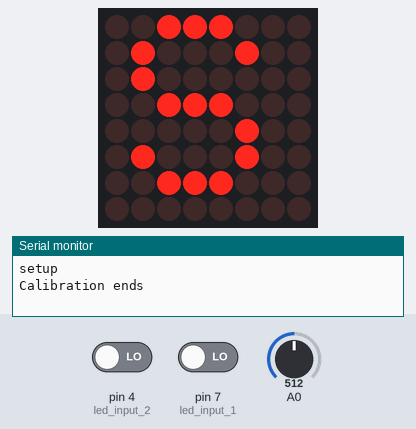
Bench run of a sketch on a simulated Arduino Uno, built with avr-gcc and run on an emulated ATmega328P. On the bench: 8×8 LED matrix, the last lines printed to the serial monitor. Inputs (shaded band) come from the test bench; at power-on: pin 4 (led_input_2) LOW, A0 = 512, pin 7 (led_input_1) LOW. Random numbers use the default seed unless the sketch sets one.

Above: at 2.0 s.
2.1 s: pin 4 (led_input_2) driven HIGH
4.5 s: A0 set to 716
7.6 s: pin 7 (led_input_1) driven HIGH
At 8.28 s:
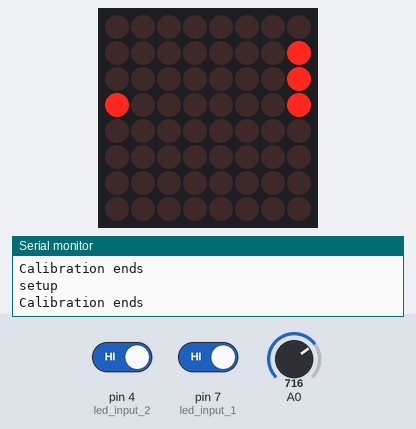
9.4 s: A0 set to 900
At 16.49 s:
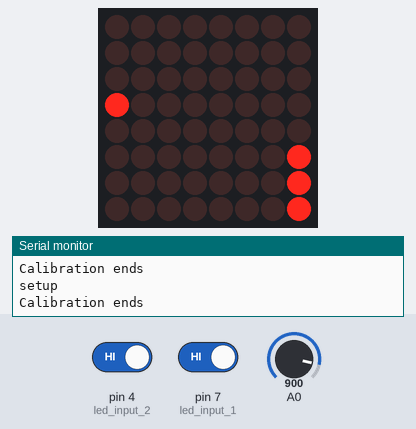
18.3 s: pin 4 (led_input_2) driven LOW
At 24.19 s:
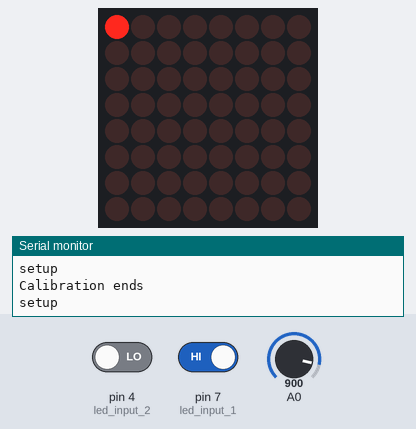
26.7 s: A0 set to 40
At 32.42 s:
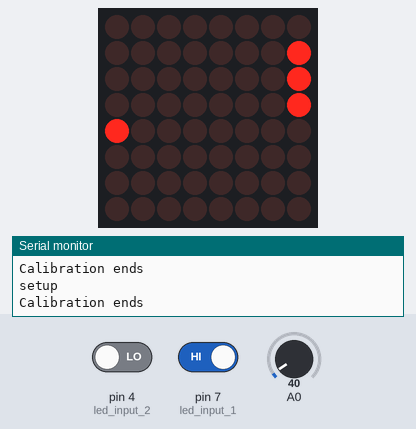

The sketch:

Cutie_Hack.ino
```cpp
#include "LedControlMS.h"
#define NBR_MTX 1

//too use with the button
int led_input_1;
int led_input_2;

int player_pos;
long game_speed;
//game loop variable
bool checker;

int enemy_level;

int score;

unsigned long game_time;

//byte values for enemy movement
byte enemy_bytes[]=
  {
  //2 long enemies
  B00000011,
  B00000110,
  B00001100,
  B00011000,
  B00110000,
  B01100000,
  B11000000,
  //3 long enemies
  B00000111,
  B00001110,
  B00011100,
  B00111000,
  B01110000,
  B11100000,
  };

byte enemy_byte_clear;

//enemy initializes for random enemy spawning
int enemy_byte_random;

//set the LEDControl Variable to be using a single led matrix
LedControl lc = LedControl(12,11,10,1);

void setup() {
  randomSeed(analogRead(0));
  //LedControl lc = LedControl(12,11,10,NBR_MTX);

  //setting up variables
  led_input_1 = 7;
  led_input_2 = 4;
  player_pos = 3;
  game_speed = 150;
  checker = true;
  enemy_level = 7;
  score = 0;
  enemy_byte_clear = B00000000;


  game_time = 0;
  //set timers for increasing game speed
  //timer.setInterval(100,game_speed_increase(game_speed));

  //set up button input
  pinMode(led_input_1,INPUT);
  pinMode(led_input_2,INPUT);


  //LedControl lc = LedControl(12,11,10,NBR_MTX);
  Serial.begin(9600);
  Serial.println("setup");
  //wake up led matrix
  lc.shutdown(0,false);
  //brightness at medium
  lc.setIntensity(0,8);
  //clear the display
  lc.clearDisplay(0);
  //delay(600);
  //setled arguments (coordinates(only rightmost (x,y) and true)


  enemy_byte_random = random(0,13);

  calibration();
  //loop();
}


void calibration(){
  //calibration

  lc.setLed(0,0,0,true);
  delay(100);

  lc.setLed(0,0,7,true);
  delay(100);

  lc.setLed(0,7,0,true);
  delay(100);

  lc.setLed(0,7,7,true);
  delay(100);

  lc.setLed(0,0,0,false);
  delay(100);

  lc.setLed(0,0,7,false);
  delay(100);

  lc.setLed(0,7,0,false);
  delay(100);

  lc.setLed(0,7,7,false);
  delay(100);
  //calibration ends
  Serial.println("Calibration ends");
  lc.setLed(0,player_pos,0,true);

}


//right input
  void right_input(){
    if (digitalRead(led_input_1) == HIGH){
    //out of bounds checking
    if (player_pos + 1 >7){
      NULL;
    }
    else{
    lc.setLed(0,player_pos,0,false);
    player_pos ++;
    lc.setLed(0,player_pos,0,true);
      }
    }
  }


void left_input(){
  if (digitalRead(led_input_2) == HIGH){
    //out of bounds checking
    if (player_pos - 1 < 0){
      NULL;
    }
    else{
    lc.setLed(0,player_pos,0,false);
    player_pos --;
    lc.setLed(0,player_pos,0,true);
    }
  }
}

void collision(){
   if (enemy_level == 0){

    if (enemy_bytes[enemy_byte_random] == B00000011 && (player_pos == 6 || player_pos == 7)){
      game_over();
      checker = false;
    }
    else if (enemy_bytes[enemy_byte_random] == B00000110 && (player_pos == 5 || player_pos == 6)){
      game_over();
      checker = false;
    }
    else if (enemy_bytes[enemy_byte_random] == B00001100 && (player_pos == 4 || player_pos == 5)){
      game_over();
      checker = false;
    }
    else if (enemy_bytes[enemy_byte_random] == B00011000 && (player_pos == 3 || player_pos == 4)){
      game_over();
      checker = false;
    }
    else if (enemy_bytes[enemy_byte_random] == B00110000 && (player_pos == 2 || player_pos == 3)){
      game_over();
      checker = false;
    }
    else if (enemy_bytes[enemy_byte_random] == B01100000 && (player_pos == 1 || player_pos == 2)){
      game_over();
      checker = false;
    }
    else if (enemy_bytes[enemy_byte_random] == B11000000 && (player_pos == 0 || player_pos == 1)){
      game_over();
      checker = false;
    }

    else if (enemy_bytes[enemy_byte_random] == B00000111 && (player_pos == 5 || player_pos == 6 || player_pos == 7)){
      game_over();
      checker = false;
    }
    else if (enemy_bytes[enemy_byte_random] == B00001110 && (player_pos == 4 || player_pos == 5 || (player_pos == 6))){
      game_over();
      checker = false;
    }
    else if (enemy_bytes[enemy_byte_random] == B00011100 && (player_pos == 3 || player_pos == 4 || player_pos == 5)){
      game_over();
      checker = false;
    }
    else if (enemy_bytes[enemy_byte_random] == B00111000 && (player_pos == 2 || player_pos == 3 || player_pos == 4)){
      game_over();
      checker = false;
    }
    else if (enemy_bytes[enemy_byte_random] == B01110000 && (player_pos == 1 || player_pos == 2 || player_pos == 3)){
      game_over();
      checker = false;
    }
    else if (enemy_bytes[enemy_byte_random] == B11100000 && (player_pos == 0 || player_pos == 1 || player_pos == 2)){
      game_over();
      checker = false;
    }
    //end of collision testing
  }
}


void loop() {
  while (checker){
  //PLAYER INPUT
  right_input();
  left_input();

  //Moving enemies and checking for collision
  lc.setColumn(0,enemy_level,enemy_bytes[enemy_byte_random]);
  lc.setLed(0,player_pos,0,true);

  //NEED THIS TO DECIDE GAME SPEED
  delay(game_speed);
  lc.setColumn(0,enemy_level,enemy_byte_clear);
  enemy_level --;

  //WHEN ENEMY OBJECTS GO OFF SCREEN HAVE THIS
  if (enemy_level < 0){
    enemy_level = 7;
    enemy_byte_random = random(0,13);
    score ++;
  }

  //COLLISION TESTING
  collision();


  //increase game_speed based on time elapsed
  if (game_time % 12 == 0){
    game_speed = game_speed - 10;
  }
  if (game_speed < 50){
    game_speed = 50;
  }

  game_time ++;
    //end of  MAIN while loop

  }

  if (digitalRead(led_input_1) == HIGH){
    setup();
  }
  if (digitalRead(led_input_2) == HIGH){
    setup();
  }
 //end of void loop
}


void game_over(){

  char score_show = char(score);
  lc.writeString(0,"Score  ");
  if (score > 30){
    lc.writeString(0," Best ");
  }
  else if (score > 20){
    lc.writeString(0," Good ");
  }
  else if(score > 10){
    lc.writeString(0," Ok ");
  }
  else{
    lc.writeString (0, " Bad  " );
  }

  //lc.writeString(0,);
  lc.writeString(0,"Game ");
}

//TO DO LIST
//DETECT COLLISION CHECK!!!
//RANDOM WORKS CHECK!!!!!


//STRECTCH GOALS
//POLISH
```
